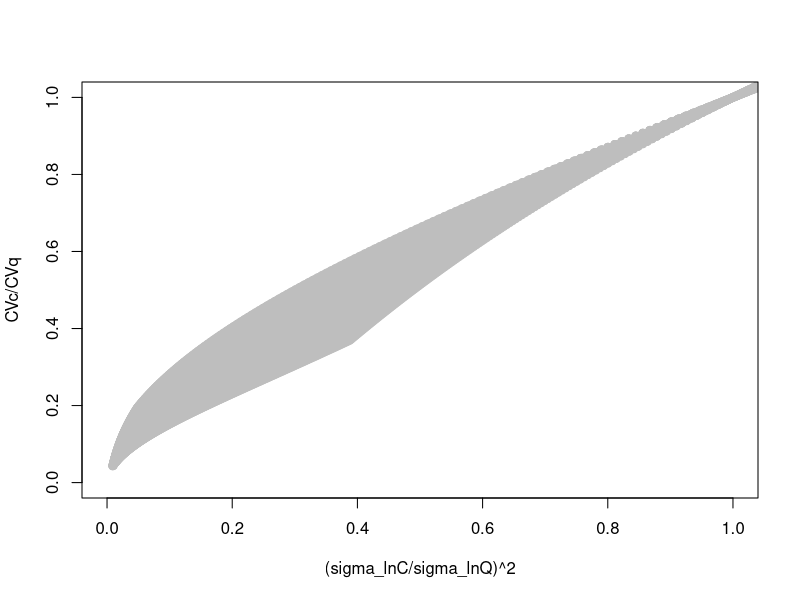
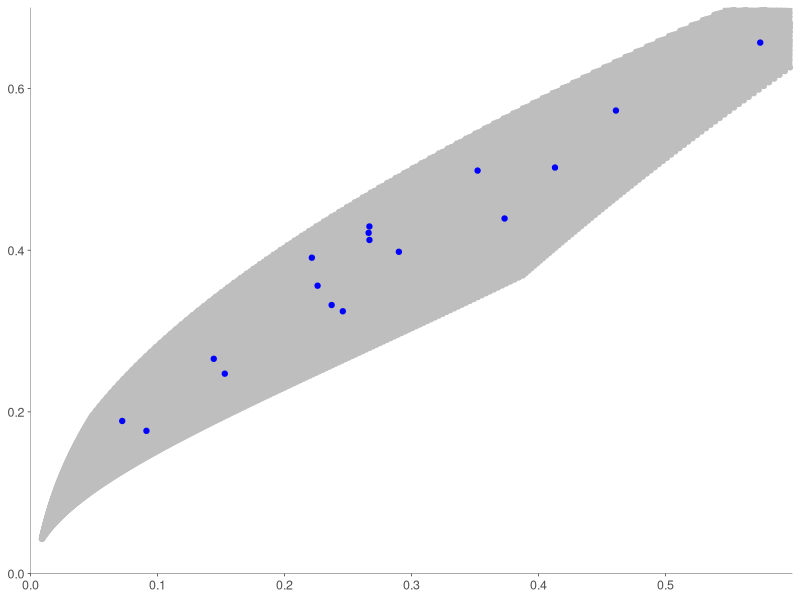

Here is the R script that generated these plots, in order:
######################## 6CVsigmaExp.R #########################################
# Research Paper - A Simple Framework for Attibution of Changes in             # 
#                  Concentration-Load-Discharge Relationships and Estimating   #
#                  the Longevity of Biosolids Legacy Phosphorus                #
#                                                                              #
# Funding - National Science Foundation: Award 2129926                         #
#           United States Department of Agriculture, Natural Resources         #
#                  Conservation Service: Award NR233A750023C002                #
#           St. Johns River Water Management District: project MN017           #
#                                                                              #
# Coded by - Nicolas Fernandez (OrcID 0000-0001-7979-2941)                     #
#            Soil Water and Ecosystem Sciences Department                      #
#            University of Florida, Gainesville, FL, United States             #
#                                                                              #
# Paper Authors - Nicolas Fernandez (OrcID 0000-0001-7979-2941)                #
#                 Jaehyeon Lee (OrcID 0000-0002-2643-4582)                     #
#                 James W. Jawitz (OrcID 0000-0002-6745-0765)                  #
#               Soil Water and Ecosystem Sciences Department                   #
#               University of Florida, Gainesville, FL, United States          #
######################## Description ###########################################
# This code is written make the numerical experiment as described in the paper #
# and presented in Fig. 4                                                      #
################################################################################
###### 0. Set working Directory and load libraries and data ####################
# 0.1 Set working directory ____________________________________________________
wd = paste("C:/XXX/YYY/ZZZ", sep = "/")
setwd(wd)
# 1 Do numerical experiment ####################################################
# 1.1 Main Function ____________________________________________________________
getXX <- function(ndots, sdlnC, sdlnQ, intlnC, intlnQ){
  # 1 Establish ranges _________________________________
  sdlnCrange <- c((sdlnC - intlnC), (sdlnC + intlnC))
  sdlnQrange <- c((sdlnQ - intlnQ), (sdlnQ + intlnQ))
  # 2 Generate uniform vectors in ranges _______________
  sdlnCvector <- seq(sdlnCrange[1], sdlnCrange[2],
                     length.out = ndots)
  sdlnQvector <- seq(sdlnQrange[1], sdlnQrange[2],
                     length.out = ndots)
  # 3 Compute CVC and CVQ Eq 8 Jawitz Mitchell ________
  cvCvector <- sqrt( exp(sdlnCvector^2) - 1)
  cvQvector <- sqrt( exp(sdlnQvector^2) - 1)
  # 4 Generate points _________________________________
  VarCVarQratio <- vector()
  cvCcvQratio <- vector()
  for (i in 1:ndots){
    VarCVarQratio <- c(VarCVarQratio,(sdlnCvector/sdlnQvector[i])^2)
    cvCcvQratio <- c(cvCcvQratio, cvCvector/cvQvector[i])
  }
  df1 <- data.frame( VarCVarQratio = VarCVarQratio,
                     cvCcvQratio = cvCcvQratio)
  plot(VarCVarQratio , cvCcvQratio, col="gray", 
       xlim=c(0.000,1.000),ylim=c(0.000,1.000),
       xlab="(sigma_lnC/sigma_lnQ)^2",ylab="CVc/CVq")
  return(df1)
}
# 1.2 Make plot ________________________________________________________________
df1 <- getXX(200, # ndots,
             0.585, #  sdlnC, 
             1.165, # sdlnQ, 
             0.430, # intlnC, 
             0.465) # intlnQ
library(ggplot2)
plt <- ggplot(df1, aes(VarCVarQratio, cvCcvQratio)) +
  geom_point(color = "gray") +
  scale_x_continuous(limits = c(0, 0.60), expand = c(0,0)) +
  scale_y_continuous(limits = c(0, 0.70), expand = c(0,0)) +
  geom_point(data = data.frame( # red dots
    VarCVarQratio = c(
      0.413063074,
      0.144362942,
      0.352117502,
      0.290135902,
      0.15306302,
      0.226126105,
      0.091361466,
      0.266961255,
      0.221609802,
      0.072293916,
      0.461045402,
      0.37337365,
      0.246000694,
      0.237185413,
      0.266309327,
      0.574671442,
      0.266929909
    ),
    cvCcvQratio = c(
      0.50218571,
      0.265617609,
      0.498439425,
      0.397989306,
      0.247235295,
      0.356044204,
      0.176529337,
      0.412615212,
      0.390692807,
      0.188739151,
      0.572683219,
      0.439158407,
      0.324442453,
      0.332165076,
      0.421398708,
      0.656730157,
      0.429315731
    )), 
             aes(VarCVarQratio, cvCcvQratio),
             color = "blue") +
  theme_minimal() +
  theme(legend.position = "none",
        legend.title = element_blank(),
        panel.grid.major = element_blank(),
        panel.grid.minor = element_blank(),
        axis.line = element_line(linewidth = 0.1),
        axis.ticks = element_line(linewidth = 0.2),      
        axis.ticks.length = unit(2, "pt"),
        axis.title.x = element_blank(), 
        axis.title.y = element_blank(), 
        axis.text.x = element_text(size = 9), 
        axis.text.y = element_text(size = 9)) 
plt
############################# END CODE #########################################
